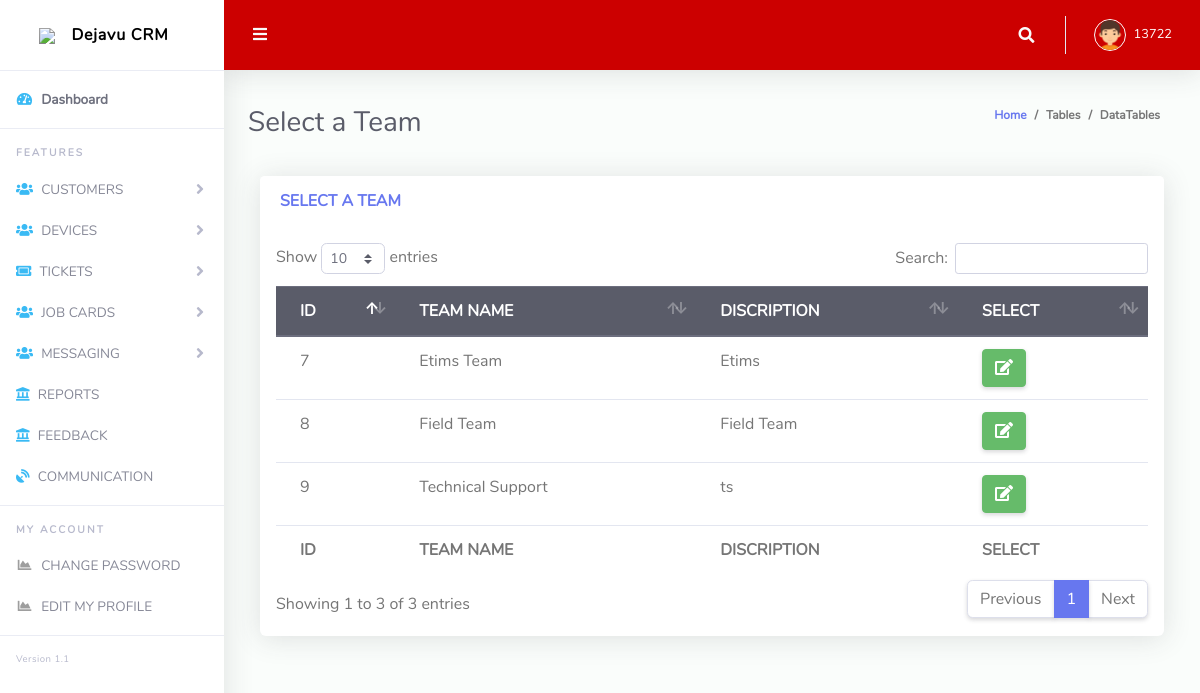
Page /main/teams.php (signed in) on the committed database.
### tables this page shows
CREATE TABLE `teams` (
  `id` int(11) NOT NULL,
  `teamName` varchar(30) NOT NULL,
  `discription` mediumtext NOT NULL,
  `date_c` date DEFAULT NULL
);

### access.php (called while the page is built, shortened)
<?php
function allteams(){
    $db = getConnection();
    $query = "SELECT * FROM `teams` ";
    $teams = mysqli_query($db, $query);
    return $teams;
}
?>

### main/teams.php (the view, shortened to what this page needs)
<?php
require_once($_SERVER['DOCUMENT_ROOT']."/crm/access.php");
$teams = allteams();
?>
<!DOCTYPE html>
<html lang="en">
<head>
  <link href="vendor/fontawesome-free/css/all.min.css" rel="stylesheet" type="text/css">
  <link href="vendor/bootstrap/css/bootstrap.min.css" rel="stylesheet" type="text/css">
  <link href="css/ruang-admin.min.css" rel="stylesheet">
  <link href="vendor/datatables/dataTables.bootstrap4.min.css" rel="stylesheet">
</head>
<body id="page-top">
  <div id="wrapper">
    <?php
      include('sidebar.php');
    ?>
    <div id="content-wrapper" class="d-flex flex-column">
      <div id="content">
        <?php
         include('topbar.php');
        ?>
        <div class="container-fluid" id="container-wrapper">
          <div class="d-sm-flex align-items-center justify-content-between mb-4">
            <h1 class="h3 mb-0 text-gray-800">Select a Team</h1>
            <ol class="breadcrumb">
              <li class="breadcrumb-item"><a href="./">Home</a></li>
              <li class="breadcrumb-item">Tables</li>
              <li class="breadcrumb-item active" aria-current="page">DataTables</li>
            </ol>
          </div>
             <div class="col-lg-12">
              <div class="card mb-4">
                <div class="card-header py-3 d-flex flex-row align-items-center justify-content-between">
                  <h6 class="m-0 font-weight-bold text-primary">SELECT A TEAM</h6>
                </div>
                <div class="table-responsive p-3">
                  <table class="table align-items-center table-flush" id="dataTable">
                    <thead class="thead-dark tfoot-dark">
                      <tr>
                      <th>ID</th>
                        <th>TEAM NAME</th>
                        <th>DISCRIPTION</th>
                        <th>SELECT</th>
                      </tr>
                    </thead>
                    <tfoot>
                      <tr>
                      <th>ID</th>
                        <th>TEAM NAME</th>
                        <th>DISCRIPTION</th>
                        <th>SELECT</th>
                      </tr>
                    </tfoot>
                    <tbody>
                         <?php
                            foreach($teams as $row){
                                print " <tr> ";
                                print "<td>" . $row['id'] . "</td>";
                                print "<td>" . $row['teamName'] . "</td>";
                                print "<td>" . $row['discription']. "</td>";
                                print("<td>");
                                print('<a class="btn btn-success" href="/crm/main/teams.php?tname='.$row['teamName'].'"><i class="fa fa-edit"></i></a>');
                                print("</td>");
                            }
                        ?>
                    </tbody>
                  </table>
                </div>
              </div>
            </div>
          </div>
        </div>
      </div>
    </div>
</body>
</html>

### rows in the picture
teams: id "7", teamName "Etims Team", discription "Etims"
teams: id "8", teamName "Field Team", discription "Field Team"
teams: id "9", teamName "Technical Support", discription "ts"

### other values in the picture
$_SESSION['username'] "13722"
